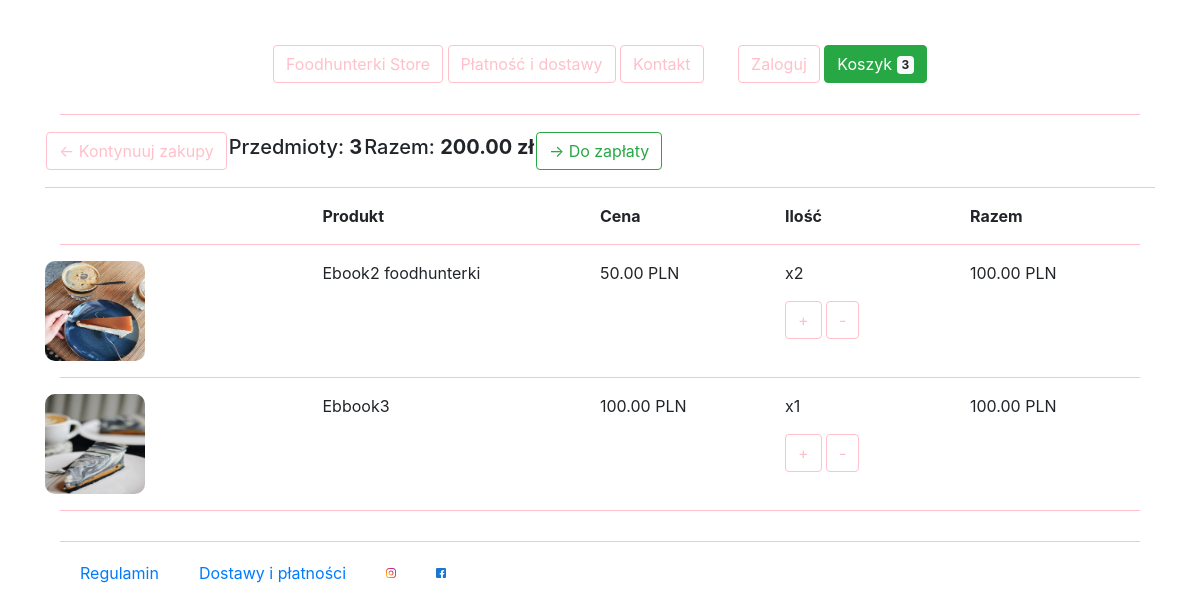
The page /cart/ (signed in) on the database as committed earlier.
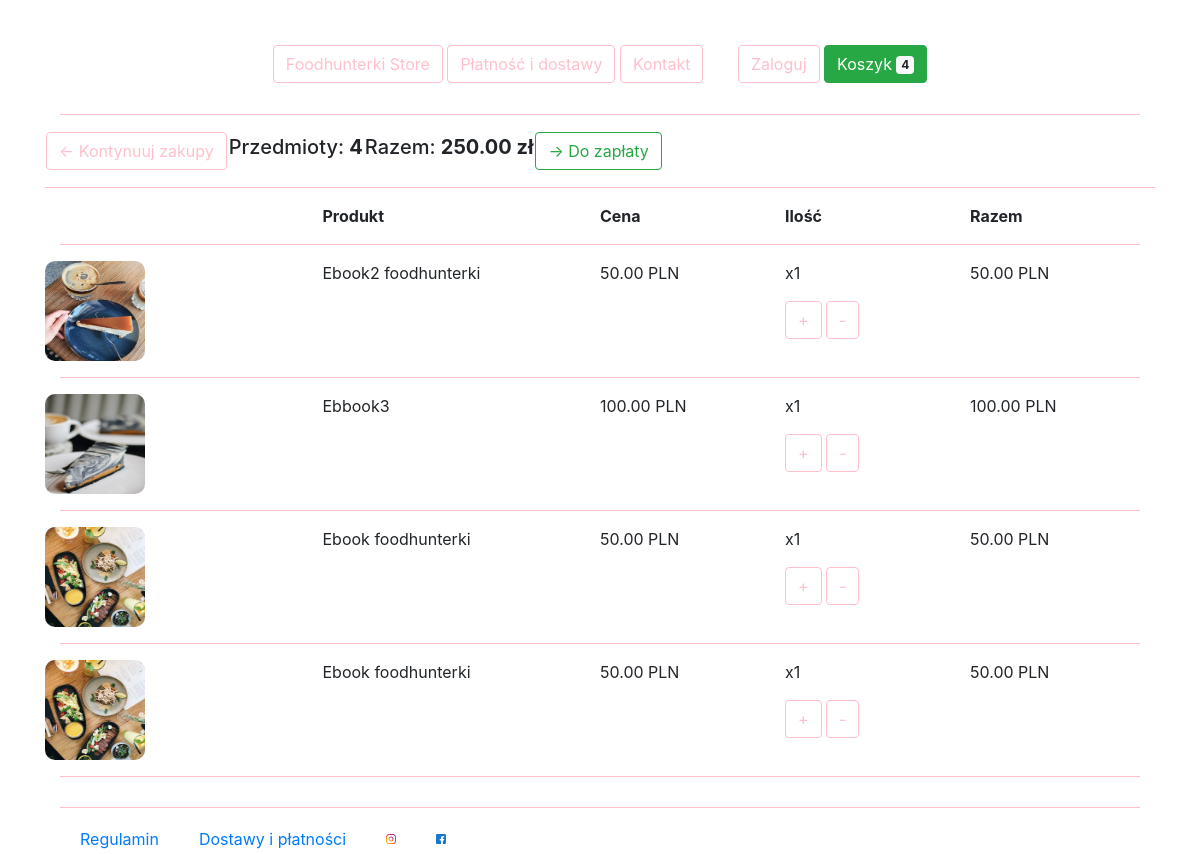
The same page on the database as committed later.
### fhstore/models.py (models this page shows, shortened)
class Order(models.Model):
    customer = models.ForeignKey(Customer, on_delete=models.SET_NULL, null=True, blank=True)
    date_ordered = models.DateTimeField(auto_now_add=True)
    complete = models.BooleanField(default=False)
    transaction_id = models.CharField(max_length=100, null=True)
    @property
    def get_cart_total(self):
        orderitems = self.orderitem_set.all()
        total = sum([item.get_total for item in orderitems])
        return total
    @property
    def get_cart_items(self):
        orderitems = self.orderitem_set.all()
        total = sum([item.quantity for item in orderitems])
        return total

class OrderItem(models.Model):
    product = models.ForeignKey(Product, on_delete=models.SET_NULL, null=True)
    order = models.ForeignKey(Order, on_delete=models.SET_NULL, null=True, blank=True)
    quantity = models.IntegerField(default=0, null=True, blank=True)
    date_added = models.DateTimeField(auto_now_add=True)
    @property
    def get_total(self):
        total = self.product.price * self.quantity
        return total

class Product(models.Model):
    name = models.CharField(max_length=200)
    price = models.DecimalField(max_digits=7, decimal_places=2)
    digital = models.BooleanField(default=False, null=True, blank=True)
    image = models.ImageField(null=True, blank=True)
    @property
    def imageURL(self):
        try:
            url = self.image.url
        except:
            url = ''
        return url

### fhstore/views.py (the view)
# urls.py: path('cart/', views.cart, name='cart'),
def cart(request):
    data = cartData(request)
    cartItems = data['cartItems']
    order = data['order']
    items = data['items']
    context = {'items':items, 'order':order, 'cartItems':cartItems}
    return render(request, 'fhstore/cart.html', context)

### fhstore/utils.py (called while the page is built)
def cartData(request):
    if request.user.is_authenticated:
        customer = request.user.customer
        order, created = Order.objects.get_or_create(customer=customer, complete=False)
        items = order.orderitem_set.all()
        cartItems = order.get_cart_items
    else:
        cookieData = cookieCart(request)
        cartItems = cookieData['cartItems']
        order = cookieData['order']
        items = cookieData['items']
    return {'cartItems':cartItems, 'order':order, 'items':items}

### fhstore/templates/fhstore/cart.html (shortened to what this page needs)
{% extends 'fhstore/base.html' %}
{% load static %}
{% block content %}
    <div>
            <table>
            <div class="row row-cols-4">
            <div class="container">
                <th><a class="btn btn-outline-light" href="{% url 'store' %}">&#x2190; Kontynuuj zakupy</a></th>
                <th><h5>Przedmioty: <strong>{{order.get_cart_items}}</strong></h5></th>
                <th><h5>Razem: <strong>{{order.get_cart_total|floatformat:2}} zł</strong></h5></th>
                <th><a class="btn btn-outline-success" href="{% url 'checkout' %}">&#x2192; Do zapłaty</a></th>
            </div>
            </div>
            </table>
            <hr class="horizontal-line">
            <div class="container">
				<div class="row row-cols-4">
					<div style="flex:2"></div>
					<div style="flex:2"><strong>Produkt</strong></div>
					<div style="flex:1"><strong>Cena</strong></div>
					<div style="flex:1"><strong>Ilość</strong></div>
					<div style="flex:1"><strong>Razem</strong></div>
				</div>
                <hr class="horizontal-line">
                {% for item in items %}
                <div class="row row-cols-4">
                    <div style="flex:2"><img class="thumbnail-checkout" src="{{item.product.imageURL}}"></div>
                    <div style="flex:2">{{item.product.name}}</div>
                    <div style="flex:1"><p>{{item.product.price|floatformat:2}} PLN</p></div>
                    <div style="flex:1">
                        <p class="quantity">x{{item.quantity}}</p>
                        <div class="quantity">
                            <button data-product={{item.product.id}} data-action="add" class="btn btn-outline-light add-btn update-cart">+</button>
                            <button data-product={{item.product.id}} data-action="remove" class="btn btn-outline-light add-btn update-cart">-</button>
                        </div>
                    </div>
                    <div style="flex:1">{{item.get_total|floatformat:2}} PLN</div>
                </div>
                <hr class="horizontal-line">
                {% endfor %}
            </div>
        </div>
{% endblock content %}

Rows that differ between the two databases and show on the page:
changed through a linked row, Order: get_cart_items "3" → "4"; get_cart_total "200.00" → "250.00"
changed OrderItem "Ebook2 foodhunterki": quantity "2" → "1"; get_total "100.00" → "50.00"
added OrderItem: product.imageURL (picture), product.name "Ebook foodhunterki", product.price "50.00", quantity "1", get_total "50.00"
added OrderItem: product.imageURL (picture), product.name "Ebook foodhunterki", product.price "50.00", quantity "1", get_total "50.00"
Other text that changed with them:
{{ cartItems }}: "3" → "4"
